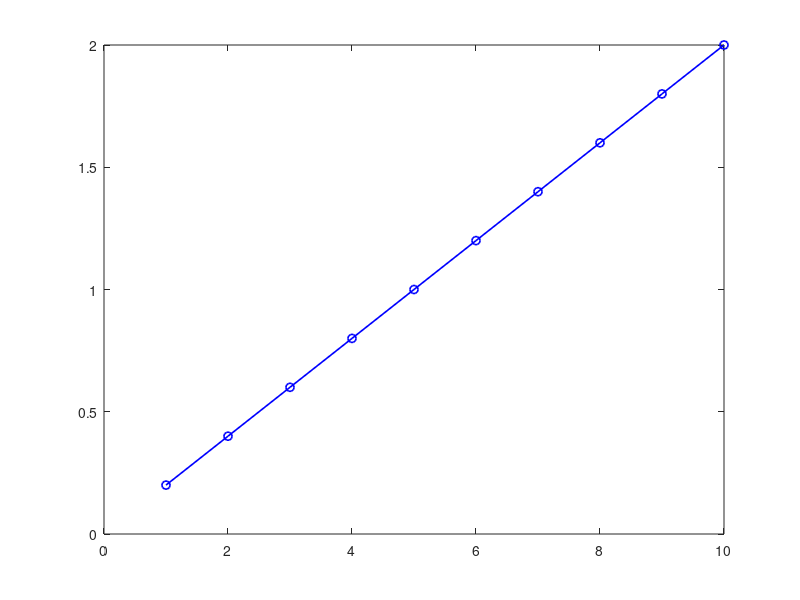

Source code (MATLAB): (Note: this script raises an error after producing the figure.)
%%
% Example 8.1: Ohm’s Law
% Ohm's Law: V=IR
% Voltage, V=[1:10]
% Resistance, R=5 ohms
% Plot voltage vs current
V=1:10; R=5;
I=V/R;
plot(V,I,'o-b','LineWidth',1.2);
xlabel('Voltage','Volt');
ylabel('Current','Amp');
title('Ohms Law');
grid on;

%%
% Example 8.2: Equivalent Resistance
% R1 + (R2||R3)
R1=10; R2=5; R3=4;
Equivalent_R= R1+((R2*R3)/(R2+R3));
fprintf('Equivalent resistance: %f', Equivalent_R);

%%
% Example 8.3: Delta to Wye Conversion
% Delta configured resistances:
% Rd1=10 ohms, Rd2=5 ohms, Rd3=20 ohms
% Equivalent wye configured resistances:
% Ry1, Ry2, Ry3

clc; clear;
Rd1=10; Rd2=5; Rd3=20;
Ry1= (Rd1*Rd2)/(Rd1+Rd2+Rd3);
Ry2= (Rd1*Rd3)/(Rd1+Rd2+Rd3);
Ry3= (Rd3*Rd2)/(Rd1+Rd2+Rd3);
fprint('Equivalent wye configured resistances:\n');
fprint('Ry1= %f  Ry2= %f  Ry3= %f\n',Ry1,Ry2,Ry3);

%%
% Example 8.4: Wye to Delta Conversion
% Delta configured resistances:
% Rd1=10 ohms, Rd2=5 ohms, Rd3=20 ohms
% Equivalent wye configured resistances:
% Ry1, Ry2, Ry3

clc; clear;
Ry1=10; Ry2=5; Ry3=20;
Rd1= (Ry1*Ry2+Ry2*Ry3+Ry3*Ry1)/(Ry3);
Rd2= (Ry1*Ry2+Ry2*Ry3+Ry3*Ry1)/(Ry2);
Rd3= (Ry1*Ry2+Ry2*Ry3+Ry3*Ry1)/(Ry1);
fprint('Equivalent delta configured resistances:\n');
fprint('Rd1= %f  Rd2= %f  Rd3= %f\n',Rd1,Rd2,Rd3);

%%
% Example 8.5: Equivalent Resistance with Delta-Wye Conversion
% Equivalent resistance with Delta-wye conversion
% R1,R2,R3: Delta configuration
% First step: Conversion into wye configuration
% Hence, find Ry1,Ry2,Ry3
% Second step: Find Rs1 and Rs2
% Third step: Find Rp
% Fourth step: Find overall equivalent resistance, Req
clc; close; clear;
Rd1=2; Rd2=4; Rd3=6; R4=3; R5=2;
Ry1= (Rd1*Rd2)/(Rd1+Rd2+Rd3);
Ry2= (Rd1*Rd3)/(Rd1+Rd2+Rd3);
Ry3= (Rd3*Rd2)/(Rd1+Rd2+Rd3);
Rs1= Ry2+R4;
Rs2= Ry3+R5;
Rp= (Rs1*Rs2)/(Rs1+Rs2);
Req= Ry1+Rp;
fprintf('The equivalent resistance: %.3f ohms\n', Req);

%%
% Example 8.6: Circuit Problem
% R1=2 ohms; R2=R3=4 ohms
% Voltage source, E=10V
% Determine loop current IL1 and IL2
% Determine current, I1, I2, and I3
% Determine voltage across resistance R1: VR1
% Determine voltage across resistance R2: VR2
% Determine voltage across resistance R3: VR3
clc;clear;
R1=2;R2=4;R3=R2;
syms IL1 IL2
eqn1= 6*IL1-4*IL2==10;
eqn2= -4*IL1+8*IL2==0;
[IL1,IL2]=solve(eqn1,eqn2);
fprintf('The ABC loop current, IL1: %.3f A\n',IL1);
fprintf('The ABC loop current, IL2: %.3f A\n',IL2);

I1=IL1; I2=IL2; I3=I1-I2;
fprintf('The currents in the circuit:\n');
fprintf('I1= %.3f A I2= %.3f A I3= %.3f A\n',I1,I2,I3);

VR1=I1*R1;
VR2=I3*R2;
VR3=I2*R3;

fprintf('The voltage across R1, VR1= %.3f V\n',VR1);
fprintf('The voltage across R2, VR2= %.3f V\n',VR2);
fprintf('The voltage across R3, VR3= %.3f V\n',VR3);

%%
% Example 8.7: Voltage divider
% R1=2 ohms; R2=4 ohms; R3=8 ohms; E=24 V
% Determine voltage across resistance R2 and R3
clc; clear;
R1=2;R2=4;R3=8;E=24;
VR2=(R2/(R1+R2+R3))*E;
VR3=(R3/(R1+R2+R3))*E;
fprintf('Voltage across resistance R2, VR2= %.3f V\n',VR2);
fprintf('Voltage across resistance R3, VR3= %.3f V\n',VR3);

%%
% Example 8.8: Current divider
% R1=2 ohms; R2=4 ohms; I=16 A
% Determine current through resistance R1 and R2
clc; clear;
R1=2;R2=4;I=16;
I1=(R2/(R1+R2))*I;
I2=(R1/(R1+R2+R3))*I;
fprintf('Current through resistance R1, I1= %.3f V\n',I1);
fprintf('Current through resistance R2, I2= %.3f V\n',I2);

%%
% Example 8.9: Thevenin's theorem
% R1=4 ohms; R2=2 ohms; R3=3 ohms; RL=5 ohms; V=10 V;
% Determine: Thevenin's voltage, Vth
% Determine: Thevenin's equivalent resistance, Rth
% Determine: Load current, IRL
clc; clear;
R1=4;R2=2;R3=3;RL=5;V=10;
Vth=((R2)/(R1+R2))*V;
Rth=((R1*R2)/(R1+R2))+R3;
IRL=Vth/(Rth+RL);
fprintf('Thevenin voltage: Vth = %.3f V\n',Vth);
fprintf('Thevenin equivalent resistance: Rth = %.3f ohms\n',Rth);
fprintf('Load current: IRL= %.3f A\n',IRL);

%%
% Example 8.10: Maximum power transfer theorem
% Rth=5 ohms; Vth=10 V;
clc; clear;
Rth=5; Vth=10;
RL= 1:1:26;
for i=1:1:26
    I(i)=Vth/(Rth+RL(i));
    Power(i)=I(i)^2*RL(i);
end
plot(RL,Power,'o-b','LineWidth',1.2);
xlabel('Load resistance, R L (Ohms)');
ylabel('Output power, P (W)');
title('Maximum power transfer theorem');
grid on;
% Maximum power, when RL=Rth
RL=5;
P_max=(Vth/(Rth+RL))^2*RL;
fprintf('Maximum output power= %.3f\n', P_max);

%%
% Example 8.11: AC Circuit terminologies
% v(t)=10 sin(2*pi*f*t)
% f= 60Hz; t=0:0.1 sec
% Determine: Peak voltage, Vp
% Determine: Peak to peak voltage, Vpp
% Determine: RMS voltage, V_rms
% Determine: Average voltage, V_avg
% Determine: Instantaneous voltage at T=0.02 sec, V_inst
clc;clear;

f=60;
t=0:0.0001:0.1;
v=2*sin(2*pi*f*t);
plot(t,v,'o-b','LineWidth',1.5);
xlabel('Time (sec)');
ylabel('Voltage (V)');
ylim([-2.5 2.5]);
grid on;

Vp=max(abs(v));
Vpp=2*Vp;
V_rms=(1/sqrt(2))*Vp;
V_avg=(2/pi)*Vp;
T=0.02;
V_inst=2*sin(2*pi*f*T);

fprintf('Peak voltage: %.3f\n', Vp);
fprintf('Peak to peak voltage: %.3f\n', Vpp);
fprintf('RMS voltage: %.3f\n', V_rms);
fprintf('Average voltage: %.3f\n', V_avg);
fprintf('Instantaneous voltage at T=0.02 sec: %.3f\n', V_inst);

%%
% Example 8.12: Impedance
% R= 10 ohms; L= 0.02 H; C= 0.05 F; f= 60Hz
% Determine impedance: Z
% Power factor: PF
clc;clear;

R= 10; L= 0.02; C= 0.05;
f=60;
XL=2*pi*f*L;
XC=1/(2*pi*f*C);
disp('Impedance:')

Z=R+1i*(XL-XC);
Imp_magnitude=abs(Z);
Phase_angle=angle(Z)*(180/pi);
disp('In polar form:')

fprintf('|Z|=%.3f ohms; Phase angle= %.3f degree\n',...
    Imp_magnitude, Phase_angle);
PF=cos(Phase_angle);
fprintf('Power factor: %.3f\n', PF);

%%
% Example 8.13: Power Triangle
% Find Apparent power, S
% Find Power factor, PF
% Example 1: Real power, P = 10 W, Reactive power, Q = 5 Var
clc;clear;

fprintf('Example 1: Positive reactive power\n');
fprintf('----------------------------------\n');
P=10; Q=5;
disp('Apparent power:')
S=P+j*Q
S_mag=abs(S);
S_angle=angle(S)*(180/pi);
fprintf('Apparent power in polar form:\n');
fprintf('|S|= %.3f VA Power angle: %.3f degree\n',S_mag,S_angle);
PF=cos(S_angle);
if Q>0
    fprintf('Power factor= %.3f; Lagging\n', PF);
elseif Q<0
    fprintf('Power factor= %.3f; Lagging\n', PF);
else
    fprintf('Power factor= %.3f; Unity\n', PF);
end
fprintf('\n')

% Example 2: Real power, P = 10 W, Reactive power, Q = -5 Var
fprintf('Example 2: Negative reactive power\n');
fprintf('----------------------------------\n');
P=10; Q=-5;
disp('Apparent power:')
S=P+j*Q
S_mag=abs(S);
S_angle=angle(S)*(180/pi);
fprintf('Apparent power in polar form:\n');
fprintf('|S|= %.3f VA Power angle: %.3f degree\n',S_mag,S_angle);
PF=cos(S_angle);
if Q>0
    fprintf('Power factor= %.3f; Lagging\n', PF);
elseif Q<0
    fprintf('Power factor= %.3f; Lagging\n', PF);
else
    fprintf('Power factor= %.3f; Unity\n', PF);
end
fprintf('\n')

% Example 3: Real power, P = 10 W, Reactive power, Q = 0 Var
fprintf('Example 3: Zero reactive power\n');
fprintf('----------------------------------\n');
P=10; Q=0;
disp('Apparent power:')
S=P+j*Q
S_mag=abs(S);
S_angle=angle(S)*(180/pi);
fprintf('Apparent power in polar form:\n');
fprintf('|S|= %.3f VA Power angle: %.3f degree\n',S_mag,S_angle);
PF=cos(S_angle);
if Q>0
    fprintf('Power factor= %.3f; Lagging\n', PF);
elseif Q<0
    fprintf('Power factor= %.3f; Lagging\n', PF);
else
    fprintf('Power factor= %.3f; Unity\n', PF);
end

%%
% Example 8.14: Delta-connected unbalanced load
% Line to line voltages:
% V_AB=120V angle 0deg; V_BC=110V angle 120deg; V_CA=150V angle 240deg;
% Impedances:
% Z1=10 Ohms angle 10deg; Z2=15 Ohms angle -25deg; Z3=20 Ohms angle -10deg; 
% Find: Phase currents I_AB; I_BC; I_CA;
% Find: Line currents I_A; I_B; I_C;
clc;clear;

% Line to line voltages
V_AB=120*cos(0)+i*120*sin(0);
V_BC=110*cos(120*(pi/180))+i*110*sin(120*(pi/180));
V_CA=150*cos(240*(pi/180))+i*150*sin(240*(pi/180));

% Impedances
Z1=10*cos(10*(pi/180))+i*10*sin((pi/180));
Z2=15*cos(-25*(pi/180))+i*15*sin(-25*(pi/180));
Z3=20*cos(-10*(pi/180))+i*20*sin(-10*(pi/180));

% Phase currents
I_AB=V_AB/Z1;
I_BC=V_BC/Z2;
I_CA=V_CA/Z3;
I_AB_mag=abs(I_AB);
I_AB_ang=angle(I_AB)*(180/pi);
I_BC_mag=abs(I_BC);
I_BC_ang=angle(I_BC)*(180/pi);
I_CA_mag=abs(I_CA);
I_CA_ang=angle(I_CA)*(180/pi);
fprintf('Phase currents:\n');
fprintf('I_AB=%.3f A    Angle=%.3f degree\n',I_AB_mag,I_AB_ang);
fprintf('I_BC=%.3f A    Angle=%.3f degree\n',I_BC_mag,I_BC_ang);
fprintf('I_CA=%.3f A    Angle=%.3f degree\n',I_CA_mag,I_CA_ang);

% Line currents
I_A=I_AB-I_CA;
I_B=I_BC-I_AB;
I_C=I_CA-I_BC;
I_A_mag=abs(I_A);
I_A_ang=angle(I_A)*(180/pi);
I_B_mag=abs(I_B);
I_B_ang=angle(I_B)*(180/pi);
I_C_mag=abs(I_C);
I_C_ang=angle(I_C)*(180/pi);
fprintf('Line currents:\n');
fprintf('I_A=%.3f A    Angle=%.3f degree\n',I_A_mag,I_A_ang);
fprintf('I_B=%.3f A    Angle=%.3f degree\n',I_B_mag,I_B_ang);
fprintf('I_C=%.3f A    Angle=%.3f degree\n',I_C_mag,I_C_ang);

%%
% Example 8.15: Delta-connected balanced load
% Line to line voltages:
% V_AB=120V angle 0deg; V_BC=120V angle 120deg; V_CA=120V angle 240deg;
% Impedances:
% Z=10 Ohms angle 10deg
% Find: Phase currents I_AB; I_BC; I_CA;
% Find: Line currents I_A; I_B; I_C;
clc;clear;

% Line to line voltages
V_AB=120*cos(0)+i*120*sin(0);
V_BC=120*cos(120*(pi/180))+i*120*sin(120*(pi/180));
V_CA=120*cos(240*(pi/180))+i*120*sin(240*(pi/180));

% Impedance
Z=10*cos(10*(pi/180))+i*10*sin((pi/180));

% Phase currents
I_AB=V_AB/Z;
I_BC=V_BC/Z;
I_CA=V_CA/Z;
I_p=abs(I_AB);
I_AB_ang=angle(I_AB)*(180/pi);
I_BC_ang=angle(I_BC)*(180/pi);
I_CA_ang=angle(I_CA)*(180/pi);
fprintf('Phase currents:\n');
fprintf('I_AB=%.3f A    Angle=%.3f degree\n',I_p,I_AB_ang);
fprintf('I_BC=%.3f A    Angle=%.3f degree\n',I_p,I_BC_ang);
fprintf('I_CA=%.3f A    Angle=%.3f degree\n',I_p,I_CA_ang);

% Line currents
I_A=I_AB-I_CA;
I_B=I_BC-I_AB;
I_C=I_CA-I_BC;
I_l=abs(I_A);
I_A_ang=angle(I_A)*(180/pi);
I_B_ang=angle(I_B)*(180/pi);
I_C_ang=angle(I_C)*(180/pi);
fprintf('Line currents:\n');
fprintf('I_A=%.3f A    Angle=%.3f degree\n',I_l,I_A_ang);
fprintf('I_B=%.3f A    Angle=%.3f degree\n',I_l,I_B_ang);
fprintf('I_C=%.3f A    Angle=%.3f degree\n',I_l,I_C_ang);

%%
% Example 8.16: Wye connected four wire unbalanced load
% Phase voltages:
% V_AN=120V angle 0deg; V_BN=110V angle 120deg; V_CN=150V angle 240deg;
% Impedances:
% Z1=10 Ohms angle 10deg; Z2=15 Ohms angle -25deg; Z3=20 Ohms angle -10deg; 
% Find: Line to line voltages: V_AB; V_BC; V_CA;
% Find: Phase currents I_AN; I_BN; I_CN;
% Find: Line currents I_A; I_B; I_C;
clc;clear;

% Phase voltages
V_AN=120*cos(0)+i*120*sin(0);
V_BN=110*cos(120*(pi/180))+i*110*sin(120*(pi/180));
V_CN=150*cos(240*(pi/180))+i*150*sin(240*(pi/180));

% Impedances
Z1=10*cos(10*(pi/180))+i*10*sin((pi/180));
Z2=15*cos(-25*(pi/180))+i*15*sin(-25*(pi/180));
Z3=20*cos(-10*(pi/180))+i*20*sin(-10*(pi/180));

% Line to line voltages
V_AB=V_AN-V_BN;
V_BC=V_BN-V_CN;
V_CA=V_CN-V_AN;
V_AB_mag=abs(V_AB);
V_AB_ang=angle(V_AB)*(180/pi);
V_BC_mag=abs(V_BC);
V_BC_ang=angle(V_BC)*(180/pi);
V_CA_mag=abs(V_CA);
V_CA_ang=angle(V_CA)*(180/pi);
fprintf('Phase currents:\n');
fprintf('V_AB=%.3f A    Angle=%.3f degree\n',V_AB_mag,V_AB_ang);
fprintf('V_BC=%.3f A    Angle=%.3f degree\n',V_BC_mag,V_BC_ang);
fprintf('V_CA=%.3f A    Angle=%.3f degree\n',V_CA_mag,V_CA_ang);

% Phase currents
I_AN=V_AN/Z1;
I_BN=V_BN/Z2;
I_CN=V_CN/Z3;
I_AN_mag=abs(I_AN);
I_AN_ang=angle(I_AN)*(180/pi);
I_BN_mag=abs(I_BN);
I_BN_ang=angle(I_BN)*(180/pi);
I_CN_mag=abs(I_CN);
I_CN_ang=angle(I_CN)*(180/pi);
fprintf('Phase currents:\n');
fprintf('I_AN=%.3f A    Angle=%.3f degree\n',I_AN_mag,I_AN_ang);
fprintf('I_BN=%.3f A    Angle=%.3f degree\n',I_BN_mag,I_BN_ang);
fprintf('I_CN=%.3f A    Angle=%.3f degree\n',I_CN_mag,I_CN_ang);

% Line currents
fprintf('Line currents:\n');
fprintf('I_A=%.3f A    Angle=%.3f degree\n',I_AN_mag,I_AN_ang);
fprintf('I_B=%.3f A    Angle=%.3f degree\n',I_BN_mag,I_BN_ang);
fprintf('I_C=%.3f A    Angle=%.3f degree\n',I_CN_mag,I_CN_ang);

%%
% Example 8.17: Wye connected four wire balanced load
% Phase voltages:
% V_AN=110V angle 0deg; V_BN=110V angle 120deg; V_CN=110V angle 240deg;
% Impedances:
% Z=10 Ohms angle 10deg;
% Find: Line to line voltages: V_AB; V_BC; V_CA;
% Find: Phase currents I_AN; I_BN; I_CN;
% Find: Line currents I_A; I_B; I_C;
clc;clear;

% Phase voltages
V_AN=110*cos(0)+i*110*sin(0);
V_BN=110*cos(120*(pi/180))+i*110*sin(120*(pi/180));
V_CN=110*cos(240*(pi/180))+i*110*sin(240*(pi/180));

% Impedances
Z=10*cos(10*(pi/180))+i*10*sin((pi/180));

% Line to line voltages
V_AB=V_AN-V_BN;
V_BC=V_BN-V_CN;
V_CA=V_CN-V_AN;
V_L=abs(V_AB);
V_AB_ang=angle(V_AB)*(180/pi);
V_BC_ang=angle(V_BC)*(180/pi);
V_CA_ang=angle(V_CA)*(180/pi);
fprintf('Line to line currents:\n');
fprintf('V_AB=%.3f A    Angle=%.3f degree\n',V_L,V_AB_ang);
fprintf('V_BC=%.3f A    Angle=%.3f degree\n',V_L,V_BC_ang);
fprintf('V_CA=%.3f A    Angle=%.3f degree\n',V_L,V_CA_ang);

% Phase currents
I_AN=V_AN/Z;
I_BN=V_BN/Z;
I_CN=V_CN/Z;
I_AN_mag=abs(I_AN);
I_AN_ang=angle(I_AN)*(180/pi);
I_BN_mag=abs(I_BN);
I_BN_ang=angle(I_BN)*(180/pi);
I_CN_mag=abs(I_CN);
I_CN_ang=angle(I_CN)*(180/pi);
fprintf('Phase currents:\n');
fprintf('I_AN=%.3f A    Angle=%.3f degree\n',I_AN_mag,I_AN_ang);
fprintf('I_BN=%.3f A    Angle=%.3f degree\n',I_BN_mag,I_BN_ang);
fprintf('I_CN=%.3f A    Angle=%.3f degree\n',I_CN_mag,I_CN_ang);

% Line currents
fprintf('Line currents:\n');
fprintf('I_A=%.3f A    Angle=%.3f degree\n',I_AN_mag,I_AN_ang);
fprintf('I_B=%.3f A    Angle=%.3f degree\n',I_BN_mag,I_BN_ang);
fprintf('I_C=%.3f A    Angle=%.3f degree\n',I_CN_mag,I_CN_ang);

%%
% Example 8.18: Wye connected three wire unbalanced load
% Phase voltages:
% V_AO=120V angle 10deg; V_BO=110V angle 150deg; V_CO=150V angle -50deg;
% Impedances:
% Z1=10 Ohms angle 10deg; Z2=15 Ohms angle -25deg; Z3=20 Ohms angle -10deg; 
% Find: Line to line voltages: V_AB; V_BC; V_CA;
% Find: Line currents I_A; I_B; I_C;
clc;clear;

% Line to line voltages
V_AO=120*cos(10)+i*120*sin(0);
V_BO=110*cos(150*(pi/180))+i*110*sin(150*(pi/180));
V_CO=150*cos(-50*(pi/180))+i*150*sin(-50*(pi/180));

% Impedances
Z1=10*cos(10*(pi/180))+i*10*sin((pi/180));
Z2=15*cos(-25*(pi/180))+i*15*sin(-25*(pi/180));
Z3=20*cos(-10*(pi/180))+i*20*sin(-10*(pi/180));

% Line to line voltages
V_AB=V_AO-V_BO;
V_BC=V_BO-V_CO;
V_CA=V_CO-V_AO;
V_AB_mag=abs(V_AB);
V_AB_ang=angle(V_AB)*(180/pi);
V_BC_mag=abs(V_BC);
V_BC_ang=angle(V_BC)*(180/pi);
V_CA_mag=abs(V_CA);
V_CA_ang=angle(V_CA)*(180/pi);
fprintf('Line to line voltages:\n');
fprintf('V_AB=%.3f A    Angle=%.3f degree\n',V_AB_mag,V_AB_ang);
fprintf('V_BC=%.3f A    Angle=%.3f degree\n',V_BC_mag,V_BC_ang);
fprintf('V_CA=%.3f A    Angle=%.3f degree\n',V_CA_mag,V_CA_ang);

% Line currents
I_A=V_AO/Z1;
I_B=V_BO/Z2;
I_C=V_CO/Z3;
I_A_mag=abs(I_A);
I_A_ang=angle(I_A)*(180/pi);
I_B_mag=abs(I_B);
I_B_ang=angle(I_B)*(180/pi);
I_C_mag=abs(I_C);
I_C_ang=angle(I_C)*(180/pi);
fprintf('Line currents:\n');
fprintf('I_A=%.3f A    Angle=%.3f degree\n',I_A_mag,I_A_ang);
fprintf('I_B=%.3f A    Angle=%.3f degree\n',I_B_mag,I_B_ang);
fprintf('I_C=%.3f A    Angle=%.3f degree\n',I_C_mag,I_C_ang);

%%
% Example 8.19: Wye connected three wire balanced load
% Phase voltages:
% V_AN=120V angle 0deg; V_BN=120V angle 120deg; V_CN=120V angle 240deg;
% Impedances:
% Z=10 Ohms angle 10deg;
% Find: Line to line voltages: V_AB; V_BC; V_CA;
% Find: Line currents I_A; I_B; I_C;
clc;clear;

% Line to line voltages
V_AO=120*cos(10)+i*120*sin(0);
V_BO=120*cos(120*(pi/180))+i*120*sin(120*(pi/180));
V_CO=120*cos(240*(pi/180))+i*120*sin(240*(pi/180));

% Impedances
Z=10*cos(10*(pi/180))+i*10*sin((pi/180));

% Line to line voltages
V_AB=V_AO-V_BO;
V_BC=V_BO-V_CO;
V_CA=V_CO-V_AO;
V_AB_mag=abs(V_AB);
V_AB_ang=angle(V_AB)*(180/pi);
V_BC_mag=abs(V_BC);
V_BC_ang=angle(V_BC)*(180/pi);
V_CA_mag=abs(V_CA);
V_CA_ang=angle(V_CA)*(180/pi);
fprintf('Line to line voltages:\n');
fprintf('V_AB=%.3f A    Angle=%.3f degree\n',V_AB_mag,V_AB_ang);
fprintf('V_BC=%.3f A    Angle=%.3f degree\n',V_BC_mag,V_BC_ang);
fprintf('V_CA=%.3f A    Angle=%.3f degree\n',V_CA_mag,V_CA_ang);

% Line currents
I_A=V_AO/Z;
I_B=V_BO/Z;
I_C=V_CO/Z;
I_A_mag=abs(I_A);
I_A_ang=angle(I_A)*(180/pi);
I_B_mag=abs(I_B);
I_B_ang=angle(I_B)*(180/pi);
I_C_mag=abs(I_C);
I_C_ang=angle(I_C)*(180/pi);
fprintf('Line currents:\n');
fprintf('I_A=%.3f A    Angle=%.3f degree\n',I_A_mag,I_A_ang);
fprintf('I_B=%.3f A    Angle=%.3f degree\n',I_B_mag,I_B_ang);
fprintf('I_C=%.3f A    Angle=%.3f degree\n',I_C_mag,I_C_ang);

